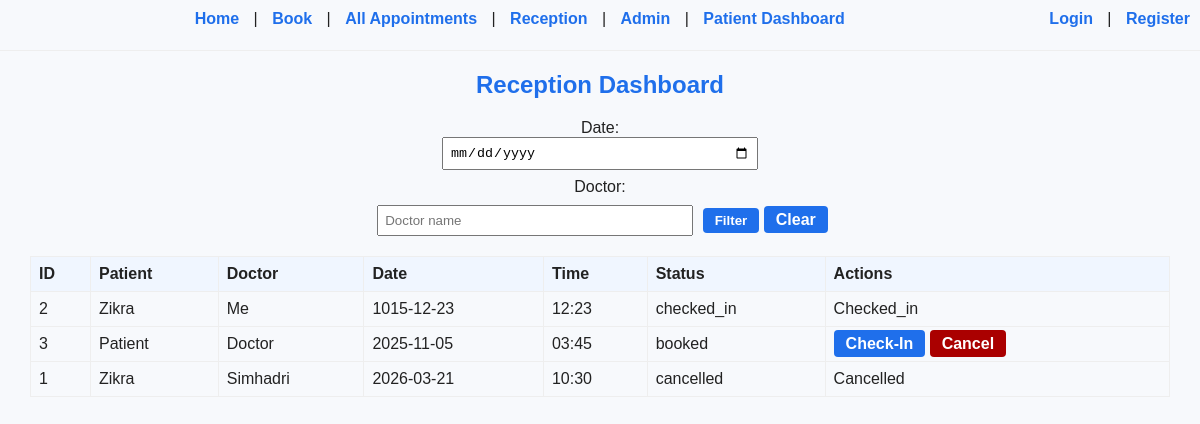
Page /reception on the earlier database version.
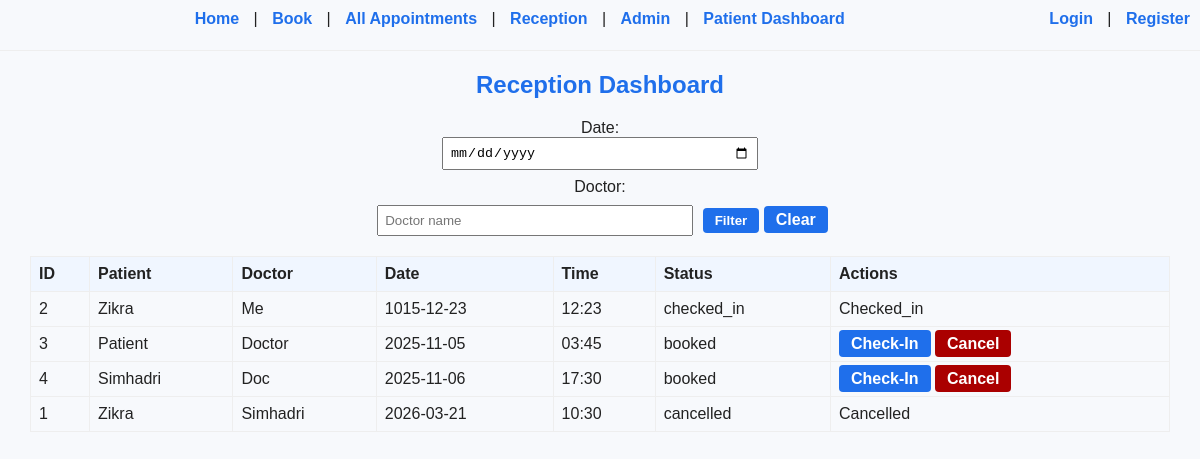
Same page on the later database version.
### tables this page shows
CREATE TABLE appointments (
        id INTEGER PRIMARY KEY AUTOINCREMENT,
        patient_name TEXT NOT NULL,
        doctor_name TEXT NOT NULL,
        date TEXT NOT NULL,
        time TEXT NOT NULL,
        status TEXT NOT NULL DEFAULT 'booked'
    );

### app.py (the view)
@app.route('/reception')
def reception():
    date = request.args.get('date','').strip()
    doctor = request.args.get('doctor','').strip()
    conn = get_db_connection()
    if date and doctor:
        rows = conn.execute("SELECT * FROM appointments WHERE date=? AND doctor_name LIKE ? ORDER BY time", (date, '%'+doctor+'%')).fetchall()
    elif date:
        rows = conn.execute("SELECT * FROM appointments WHERE date=? ORDER BY time", (date,)).fetchall()
    elif doctor:
        rows = conn.execute("SELECT * FROM appointments WHERE doctor_name LIKE ? ORDER BY date, time", ('%'+doctor+'%',)).fetchall()
    else:
        rows = conn.execute("SELECT * FROM appointments ORDER BY date, time").fetchall()
    conn.close()
    return render_template('reception.html', appointments=rows)

### app.py (called while the page is built)
def get_db_connection():
    conn = sqlite3.connect(DB)
    conn.row_factory = sqlite3.Row
    return conn

### templates/reception.html (shortened to what this page needs)
<!doctype html>
<html lang="en">
<head>
  <link rel="stylesheet" href="{{ url_for('static', filename='css/style.css') }}">
</head>
<body>
  <nav class="topnav">
    <a href="{{ url_for('home') }}">Home</a> |
    <a href="{{ url_for('booking') }}">Book</a> |
    <a href="{{ url_for('appointments') }}">All Appointments</a> |
    <a href="{{ url_for('reception') }}">Reception</a> |
    <a href="{{ url_for('admin') }}">Admin</a> |
    <a href="{{ url_for('patient_dashboard') }}">Patient Dashboard</a>
    <span style="float:right;">
      {% if session.get('user_id') %}
        Hello, {{ session.get('full_name') or session.get('username') }} |
        <a href="{{ url_for('logout') }}">Logout</a>
      {% else %}
        <a href="{{ url_for('login') }}">Login</a> |
        <a href="{{ url_for('register') }}">Register</a>
      {% endif %}
    </span>
  </nav>
  <hr/>
  <h2 style="text-align:center;">Reception Dashboard</h2>
  <form method="GET" action="{{ url_for('reception') }}">
    <label>Date:</label>
    <input type="date" name="date" value="{{ request.args.get('date','') }}">
    <label>Doctor:</label>
    <input type="text" name="doctor" value="{{ request.args.get('doctor','') }}" placeholder="Doctor name">
    <button type="submit">Filter</button>
    <a href="{{ url_for('reception') }}" class="button">Clear</a>
  </form>
  {% if appointments %}
    <table>
      <thead>
        <tr>
          <th>ID</th>
          <th>Patient</th>
          <th>Doctor</th>
          <th>Date</th>
          <th>Time</th>
          <th>Status</th>
          <th>Actions</th>
        </tr>
      </thead>
      <tbody>
        {% for a in appointments %}
        <tr>
          <td>{{ a['id'] }}</td>
          <td>{{ a['patient_name'] }}</td>
          <td>{{ a['doctor_name'] }}</td>
          <td>{{ a['date'] }}</td>
          <td>{{ a['time'] }}</td>
          <td>{{ a['status'] }}</td>
          <td>
            {% if a['status'] == 'booked' %}
              <a href="{{ url_for('checkin', appointment_id=a['id']) }}" class="button">Check-In</a>
              <a href="{{ url_for('cancel', appointment_id=a['id']) }}" class="button" style="background:#a00;">Cancel</a>
            {% else %}
              {{ a['status']|capitalize }}
            {% endif %}
          </td>
        </tr>
        {% endfor %}
      </tbody>
    </table>
  {% else %}
    <p style="text-align:center;">No appointments found for the selected filters.</p>
  {% endif %}
</body>
</html>

Differences in the rows shown:
added appointments: id "4", patient_name "Simhadri", doctor_name "Doc", date "2025-11-06", time "17:30", status "booked"
